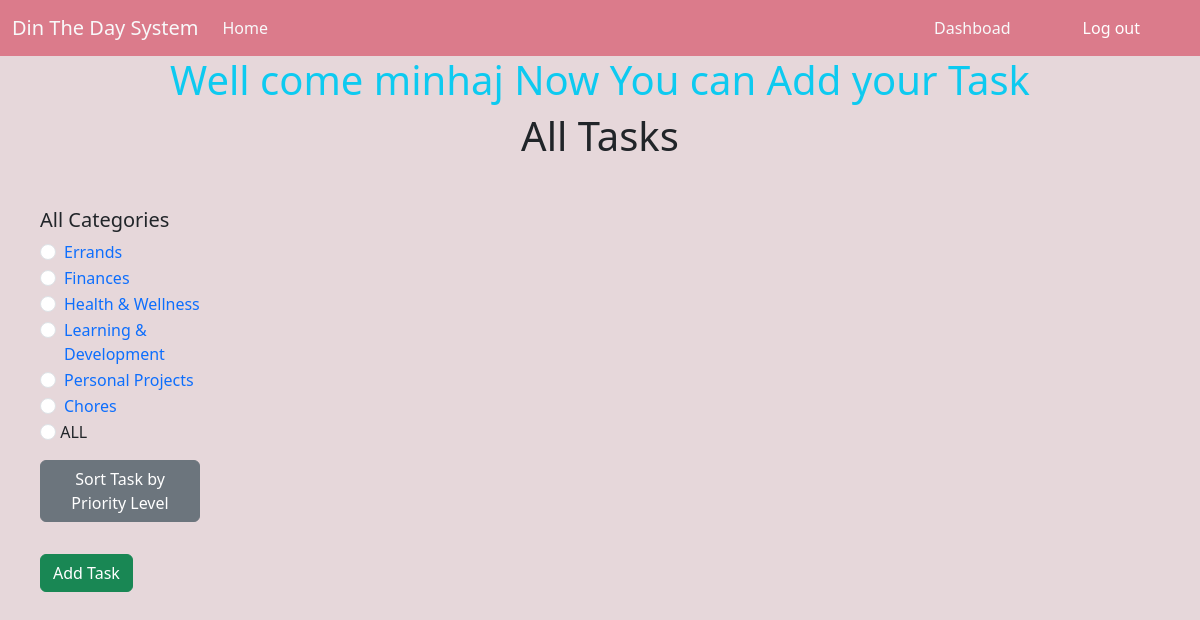
The page /task/showtask/ (signed in) on the database its author committed.
### category/models.py (models this page shows)
class TaskCategory(models.Model):
    category_name = models.CharField(max_length=90)
    slug = models.SlugField(max_length=100)
    def __str__(self):
        return self.category_name

### task/views.py (the view)
# urls.py: path("showtask/", views.show_task, name="showtask"),
def show_task(request, category_slug=None):
    user_id = request.user.id
    Tasks = models.TaskModel.objects.filter(user=user_id).order_by("task_due_date")
    category = models.TaskCategory.objects.all()
    if category_slug:
        cat_type = models.TaskCategory.objects.filter(slug=category_slug).first()
        user_id = request.user.id
        if cat_type:
            Tasks = Tasks.filter(category=cat_type)
    return render(
        request,
        "show_task.html",
        {"Tasks": Tasks, "categories": category},
    )

### task/templates/show_task.html (shortened to what this page needs)
{% extends "base.html" %}
{% block content %}
{%load static%}
<h1 class="text-info" style="text-align: center;">Well come {{request.user.username}} Now You can Add your Task</h1>
<h1 style="text-align: center;">All Tasks</h1>
<div class="d-flex flex-wrap p-4">
    <div class="col-2   p-3">
        <h5>All Categories</h5>
        {% for cat in categories %}
        <div class="form-check">
            <input class="form-check-input" type="radio" name="category" id="{{cat.id}}" />
            <label class="form-check-label" for="{{cat.id}}">
                <a href="{% url 'category_wise' cat.slug %}" class="text-decoration-none text-primary">{{cat}}</a>
            </label>
        </div>
        {% endfor %}
        <input class="form-check-input" type="radio" />
        <label class="form-check-label">
            <a href="{% url 'showtask'%}" class="text-decoration-none text-dark">ALL</a>
        </label>
        <br>
        <a href="{% url 'tasksort'%}" class="btn btn-secondary my-3">Sort Task by Priority Level</a>
        <br>
        <a href="{% url 'addtask'%}" class="btn btn-success my-3">Add Task</a>
    </div>
    <div class=" col-10 p-3 d-flex flex-wrap">
    </div>
</div>
{% endblock content %}

### rows shown on the page
TaskCategory: category_name "Errands"
TaskCategory: category_name "Finances"
TaskCategory: category_name "Health & Wellness"
TaskCategory: category_name "Learning & Development"
TaskCategory: category_name "Personal Projects"
TaskCategory: category_name "Chores"

### other values the page prints
{{ request.user.username }} "minhaj"
